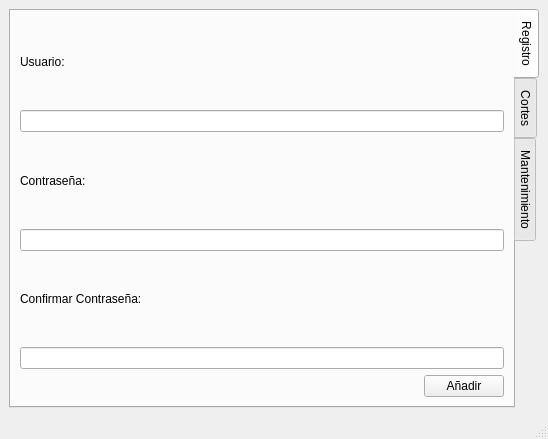
<?xml version="1.0" encoding="UTF-8"?>
<ui version="4.0">
 <class>QAdministratorWindow</class>
 <widget class="QMainWindow" name="QAdministratorWindow">
  <property name="geometry">
   <rect>
    <x>0</x>
    <y>0</y>
    <width>548</width>
    <height>439</height>
   </rect>
  </property>
  <property name="windowTitle">
   <string>QtParkingPOS - Administrador</string>
  </property>
  <widget class="QWidget" name="centralwidget">
   <layout class="QVBoxLayout" name="verticalLayout">
    <item>
     <widget class="QTabWidget" name="tabWidget">
      <property name="tabPosition">
       <enum>QTabWidget::East</enum>
      </property>
      <property name="currentIndex">
       <number>0</number>
      </property>
      <widget class="QWidget" name="tab">
       <attribute name="title">
        <string>Registro</string>
       </attribute>
       <layout class="QVBoxLayout" name="verticalLayout_2">
        <item>
         <widget class="QLabel" name="label">
          <property name="text">
           <string>Usuario:</string>
          </property>
         </widget>
        </item>
        <item>
         <widget class="QLineEdit" name="userLEdit"/>
        </item>
        <item>
         <widget class="QLabel" name="label_2">
          <property name="text">
           <string>Contraseña:</string>
          </property>
         </widget>
        </item>
        <item>
         <widget class="QLineEdit" name="passLEdit">
          <property name="echoMode">
           <enum>QLineEdit::Password</enum>
          </property>
         </widget>
        </item>
        <item>
         <widget class="QLabel" name="label_3">
          <property name="text">
           <string>Confirmar Contraseña:</string>
          </property>
         </widget>
        </item>
        <item>
         <widget class="QLineEdit" name="conpassLEdit">
          <property name="echoMode">
           <enum>QLineEdit::Password</enum>
          </property>
         </widget>
        </item>
        <item>
         <layout class="QHBoxLayout" name="horizontalLayout">
          <item>
           <spacer name="horizontalSpacer">
            <property name="orientation">
             <enum>Qt::Horizontal</enum>
            </property>
            <property name="sizeHint" stdset="0">
             <size>
              <width>40</width>
              <height>20</height>
             </size>
            </property>
           </spacer>
          </item>
          <item>
           <widget class="QPushButton" name="addPButton">
            <property name="text">
             <string>Añadir</string>
            </property>
           </widget>
          </item>
         </layout>
        </item>
       </layout>
      </widget>
      <widget class="QWidget" name="tab_2">
       <attribute name="title">
        <string>Cortes</string>
       </attribute>
       <layout class="QVBoxLayout" name="verticalLayout_3">
        <item>
         <widget class="QTableView" name="tableView"/>
        </item>
       </layout>
      </widget>
      <widget class="QWidget" name="tab_3">
       <attribute name="title">
        <string>Mantenimiento</string>
       </attribute>
      </widget>
     </widget>
    </item>
   </layout>
  </widget>
  <widget class="QMenuBar" name="menubar">
   <property name="geometry">
    <rect>
     <x>0</x>
     <y>0</y>
     <width>548</width>
     <height>21</height>
    </rect>
   </property>
  </widget>
  <widget class="QStatusBar" name="statusbar"/>
 </widget>
 <resources/>
 <connections>
  <connection>
   <sender>userLEdit</sender>
   <signal>returnPressed()</signal>
   <receiver>addPButton</receiver>
   <slot>click()</slot>
   <hints>
    <hint type="sourcelabel">
     <x>113</x>
     <y>120</y>
    </hint>
    <hint type="destinationlabel">
     <x>451</x>
     <y>362</y>
    </hint>
   </hints>
  </connection>
  <connection>
   <sender>passLEdit</sender>
   <signal>returnPressed()</signal>
   <receiver>addPButton</receiver>
   <slot>click()</slot>
   <hints>
    <hint type="sourcelabel">
     <x>243</x>
     <y>222</y>
    </hint>
    <hint type="destinationlabel">
     <x>450</x>
     <y>371</y>
    </hint>
   </hints>
  </connection>
  <connection>
   <sender>conpassLEdit</sender>
   <signal>returnPressed()</signal>
   <receiver>addPButton</receiver>
   <slot>click()</slot>
   <hints>
    <hint type="sourcelabel">
     <x>355</x>
     <y>321</y>
    </hint>
    <hint type="destinationlabel">
     <x>479</x>
     <y>358</y>
    </hint>
   </hints>
  </connection>
 </connections>
</ui>
